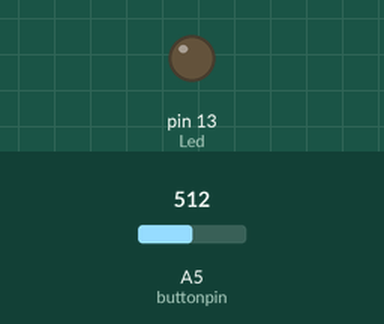
The sketch below on a simulated Arduino Uno, built with avr-gcc and run on an emulated ATmega328P. Shown: output pins drawn as LEDs (lit = HIGH). The inputs (shaded band) are chosen by the test bench; at power-on: A5 (buttonpin) = 512.

Above: at 1.2 s.
1.3 s: A5 (buttonpin) set to 531
At 2.5 s:
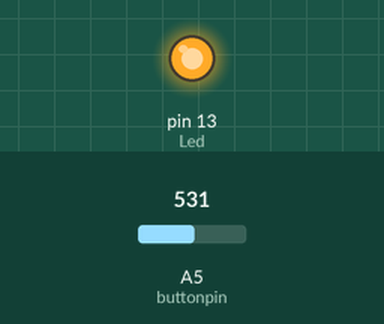
2.8 s: A5 (buttonpin) set to 511
At 3.7 s:
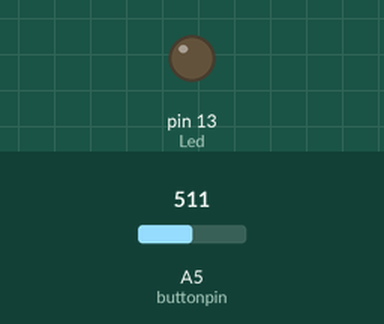
4.3 s: A5 (buttonpin) set to 716
At 4.8 s:
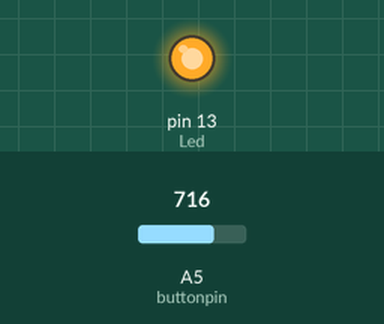
Timing chart, 0 to 7.3 s (numbered marks = the images above; inputs shaded):
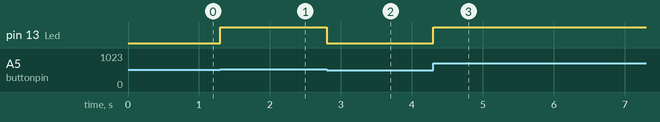

Measured:
- the behaviour switches between 512 and 513 on A5 (buttonpin) (found by bisection; images 0 and 1)
- after the input at 1.3 s, pin 13 (Led): LOW → HIGH at once
- after the input at 2.8 s, pin 13 (Led): HIGH → LOW at once
- after the input at 4.3 s, pin 13 (Led): LOW → HIGH at once

The sketch:

SW520D.ino
```cpp
// (licence header left out)
int Led=13;//定义LED 接口
int buttonpin=A5; //定义倾斜开关传感器接口
int val=0;//定义数字变量val
void setup()
{
  pinMode(Led,OUTPUT);//定义LED 为输出接口
  pinMode(buttonpin,INPUT);//定义倾斜开关传感器为输出接口
}
void loop()
{
  val=analogRead(buttonpin);//将数字接口3的值读取赋给val
  if(val>512)//当倾斜开关传感器检测有信号时，LED 闪烁
     {
  		 digitalWrite(Led,HIGH);
     }
  else
     {
       digitalWrite(Led,LOW);
     }
}
```
